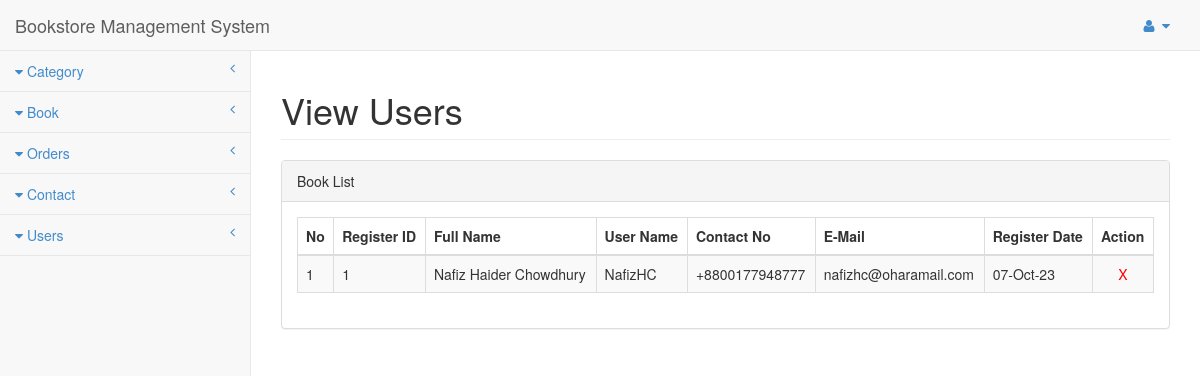
Page /BSMS/admin/Users_view.php (signed in) on the committed database.
### tables this page shows
CREATE TABLE `register` (
  `r_id` int(8) NOT NULL,
  `r_fnm` varchar(100) NOT NULL,
  `r_unm` varchar(50) NOT NULL,
  `r_pwd` varchar(30) NOT NULL,
  `r_cno` varchar(10) NOT NULL,
  `r_email` varchar(60) NOT NULL,
  `r_question` varchar(100) NOT NULL,
  `r_answer` varchar(50) NOT NULL,
  `r_time` varchar(20) NOT NULL
);

### BSMS/admin/Users_view.php (the view)
<?php
include("includes/header.php");
include("../includes/connection.php");
?>
    <div id="page-wrapper">
    <div class="row">
        <div class="col-lg-12">
            <h1 class="page-header">View Users</h1>
        </div>
    </div>
    <div class="row">
        <div class="col-lg-12">
            <div class="panel panel-default">
                <div class="panel-heading">
                    Book List
                </div>
                <div class="panel-body">
                    <div class="table-responsive">
                        <table class="table table-striped table-bordered table-hover"
                               id="dataTables-example">
                            <thead>
                            <tr>
                                <th>No</th>
                                <th>Register ID</th>
                                <th>Full Name</th>
                                <th>User Name</th>
                                <th>Contact No</th>
                                <th>E-Mail</th>
                                <th>Register Date</th>
                                <th>Action</th>
                            </tr>
                            </thead>
                            <tbody>
                            <?php
                            $r_q = "select * from register";
                            $r_res = $link->query($r_q);
                            $count = 1;
                            while ($r_row = $r_res -> fetch_assoc()) {
                                echo '<tr class="odd gradeX">
                                         <td>'.$count.'</td>
                                         <td>'.$r_row['r_id'].'</td>
                                         <td>'.$r_row['r_fnm'].'</td>
                                         <td>'.$r_row['r_unm'].'</td>
                                         <td>'.'+880'.$r_row['r_cno'].'</td>
                                         <td>'.$r_row['r_email'].'</td>
                                         <td>'.@date(
                                        "d-M-y",
                                        $r_row['r_time']
                                    ).'</td>
                                                  <td align="center"><a style="color: red;" href="process_users_del.php?id='
                                    .$r_row['r_id'].'">X</a></td>
                                                 </tr>';
                                $count++;
                            }
                            ?>
                            </tbody>
                        </table>
                    </div>
                </div>
            </div>
        </div>
    </div>
<?php
include("includes/footer.php");
?>

### BSMS/admin/css/sb-admin.css (style rules this page uses)
body { padding-top: 100px; background-color: #f8f8f8; }
@media (min-width:768px) { body { padding-top: 50px; } }
#page-wrapper { padding: 0 15px; min-height: 568px; background-color: #fff; }
@media (min-width:768px) { #page-wrapper { position: inherit; margin: 0 0 0 250px; padding: 0 30px; min-height: 1300px; border-left: 1px solid #e7e7e7; } }

### rows in the picture
register: r_id "1", r_fnm "Nafiz Haider Chowdhury", r_unm "NafizHC", r_cno "0177948777", r_email "nafizhc@oharamail.com", r_time "07-Oct-23"
